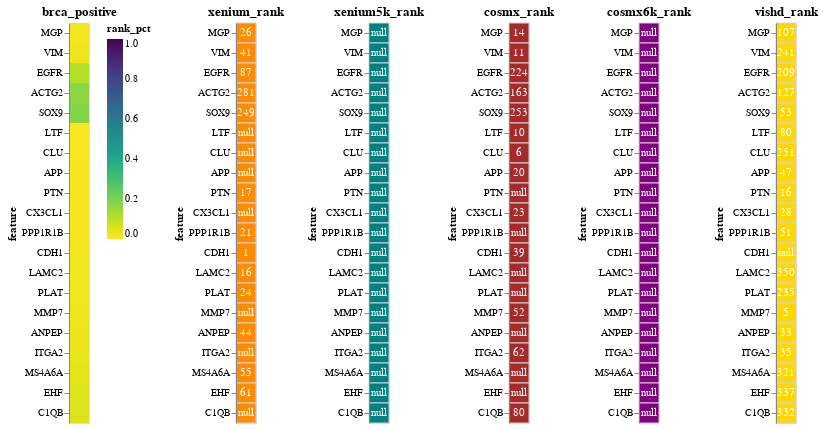

Here is the notebook cell this chart was saved with:
### Code cell
disease, direction = 'brca', 'positive'
generate_consensus_chart(disease, direction)

### Figure 1 — Vega-Lite specification as saved in the notebook (floating-point values rounded to 4 significant figures)
{"config": {"view": {"continuousWidth": 300, "continuousHeight": 300}}, "hconcat": [{"data": {"name": "data-8c1e61cb298f502c772607119ac70d2f"}, "mark": {"type": "rect"}, "encoding": {"color": {"field": "rank_pct", "scale": {"domain": [0, 1.0], "reverse": true, "scheme": "viridis"}, "type": "quantitative"}, "y": {"field": "feature", "sort": ["MGP", "VIM", "EGFR", "ACTG2", "SOX9", "LTF", "CLU", "APP", "PTN", "CX3CL1", "PPP1R1B", "CDH1", "LAMC2", "PLAT", "MMP7", "ANPEP", "ITGA2", "MS4A6A", "EHF", "C1QB"], "type": "nominal"}}, "title": "brca_positive"}, {"hconcat": [{"layer": [{"mark": {"type": "rect", "color": "darkorange", "stroke": "lightgray", "strokeWidth": 1}, "encoding": {"y": {"field": "feature", "sort": ["MGP", "VIM", "EGFR", "ACTG2", "SOX9", "LTF", "CLU", "APP", "PTN", "CX3CL1", "PPP1R1B", "CDH1", "LAMC2", "PLAT", "MMP7", "ANPEP", "ITGA2", "MS4A6A", "EHF", "C1QB"], "type": "nominal"}}, "title": "xenium_rank"}, {"mark": {"type": "text", "baseline": "middle", "color": "white"}, "encoding": {"text": {"field": "value", "type": "quantitative"}, "y": {"field": "feature", "sort": ["MGP", "VIM", "EGFR", "ACTG2", "SOX9", "LTF", "CLU", "APP", "PTN", "CX3CL1", "PPP1R1B", "CDH1", "LAMC2", "PLAT", "MMP7", "ANPEP", "ITGA2", "MS4A6A", "EHF", "C1QB"], "type": "nominal"}}}], "data": {"name": "data-63132190a1f041ad47edfbceef55be4a"}}, {"layer": [{"mark": {"type": "rect", "color": "teal", "stroke": "lightgray", "strokeWidth": 1}, "encoding": {"y": {"field": "feature", "sort": ["MGP", "VIM", "EGFR", "ACTG2", "SOX9", "LTF", "CLU", "APP", "PTN", "CX3CL1", "PPP1R1B", "CDH1", "LAMC2", "PLAT", "MMP7", "ANPEP", "ITGA2", "MS4A6A", "EHF", "C1QB"], "type": "nominal"}}, "title": "xenium5k_rank"}, {"mark": {"type": "text", "baseline": "middle", "color": "white"}, "encoding": {"text": {"field": "value", "type": "quantitative"}, "y": {"field": "feature", "sort": ["MGP", "VIM", "EGFR", "ACTG2", "SOX9", "LTF", "CLU", "APP", "PTN", "CX3CL1", "PPP1R1B", "CDH1", "LAMC2", "PLAT", "MMP7", "ANPEP", "ITGA2", "MS4A6A", "EHF", "C1QB"], "type": "nominal"}}}], "data": {"name": "data-cbbee978f0d0befc112939da26ecd5be"}}, {"layer": [{"mark": {"type": "rect", "color": "brown", "stroke": "lightgray", "strokeWidth": 1}, "encoding": {"y": {"field": "feature", "sort": ["MGP", "VIM", "EGFR", "ACTG2", "SOX9", "LTF", "CLU", "APP", "PTN", "CX3CL1", "PPP1R1B", "CDH1", "LAMC2", "PLAT", "MMP7", "ANPEP", "ITGA2", "MS4A6A", "EHF", "C1QB"], "type": "nominal"}}, "title": "cosmx_rank"}, {"mark": {"type": "text", "baseline": "middle", "color": "white"}, "encoding": {"text": {"field": "value", "type": "quantitative"}, "y": {"field": "feature", "sort": ["MGP", "VIM", "EGFR", "ACTG2", "SOX9", "LTF", "CLU", "APP", "PTN", "CX3CL1", "PPP1R1B", "CDH1", "LAMC2", "PLAT", "MMP7", "ANPEP", "ITGA2", "MS4A6A", "EHF", "C1QB"], "type": "nominal"}}}], "data": {"name": "data-bb746976afac27cbc004a99650e4c526"}}, {"layer": [{"mark": {"type": "rect", "color": "purple", "stroke": "lightgray", "strokeWidth": 1}, "encoding": {"y": {"field": "feature", "sort": ["MGP", "VIM", "EGFR", "ACTG2", "SOX9", "LTF", "CLU", "APP", "PTN", "CX3CL1", "PPP1R1B", "CDH1", "LAMC2", "PLAT", "MMP7", "ANPEP", "ITGA2", "MS4A6A", "EHF", "C1QB"], "type": "nominal"}}, "title": "cosmx6k_rank"}, {"mark": {"type": "text", "baseline": "middle", "color": "white"}, "encoding": {"text": {"field": "value", "type": "quantitative"}, "y": {"field": "feature", "sort": ["MGP", "VIM", "EGFR", "ACTG2", "SOX9", "LTF", "CLU", "APP", "PTN", "CX3CL1", "PPP1R1B", "CDH1", "LAMC2", "PLAT", "MMP7", "ANPEP", "ITGA2", "MS4A6A", "EHF", "C1QB"], "type": "nominal"}}}], "data": {"name": "data-c9f682904cbf63bbd3b0943cccab58e5"}}, {"layer": [{"mark": {"type": "rect", "color": "gold", "stroke": "lightgray", "strokeWidth": 1}, "encoding": {"y": {"field": "feature", "sort": ["MGP", "VIM", "EGFR", "ACTG2", "SOX9", "LTF", "CLU", "APP", "PTN", "CX3CL1", "PPP1R1B", "CDH1", "LAMC2", "PLAT", "MMP7", "ANPEP", "ITGA2", "MS4A6A", "EHF", "C1QB"], "type": "nominal"}}, "title": "vishd_rank"}, {"mark": {"type": "text", "baseline": "middle", "color": "white"}, "encoding": {"text": {"field": "value", "type": "quantitative"}, "y": {"field": "feature", "sort": ["MGP", "VIM", "EGFR", "ACTG2", "SOX9", "LTF", "CLU", "APP", "PTN", "CX3CL1", "PPP1R1B", "CDH1", "LAMC2", "PLAT", "MMP7", "ANPEP", "ITGA2", "MS4A6A", "EHF", "C1QB"], "type": "nominal"}}}], "data": {"name": "data-352ba1326a6d31675cd89518223c6518"}}], "resolve": {"scale": {"color": "independent", "x": "independent", "y": "independent"}}}], "resolve": {"scale": {"color": "independent", "x": "independent", "y": "independent"}}, "$schema": "https://vega.github.io/schema/vega-lite/v5.20.1.json", "datasets": {"data-8c1e61cb298f502c772607119ac70d2f": [{"disease": "brca", "feature": "MGP", "direction": "positive", "correlation": 0.3801, "rank": 49.0, "rank_pct": 0.01722, "count": 3, "xenium_rank": 26.0, "xenium_sid_count": 3.0, "xenium_case_count": 1.0, "xenium_correlation": 0.4508, "xenium5k_rank": null, "xenium5k_sid_count": null, "xenium5k_case_count": null, "xenium5k_correlation": null, "cosmx_rank": 14.0, "cosmx_sid_count": 4.0, "cosmx_case_count": 1.0, "cosmx_correlation": 0.3473, "cosmx6k_rank": null, "cosmx6k_sid_count": null, "cosmx6k_case_count": null, "cosmx6k_correlation": null, "vishd_rank": 107.0, "vishd_sid_count": 2.0, "vishd_case_count": 1.0, "vishd_correlation": 0.3421, "count_neg": -3}, {"disease": "brca", "feature": "VIM", "direction": "positive", "correlation": 0.2825, "rank": 97.67, "rank_pct": 0.02495, "count": 3, "xenium_rank": 41.0, "xenium_sid_count": 3.0, "xenium_case_count": 2.0, "xenium_correlation": 0.3064, "xenium5k_rank": null, "xenium5k_sid_count": null, "xenium5k_case_count": null, "xenium5k_correlation": null, "cosmx_rank": 11.0, "cosmx_sid_count": 4.0, "cosmx_case_count": 2.0, "cosmx_correlation": 0.2783, "cosmx6k_rank": null, "cosmx6k_sid_count": null, "cosmx6k_case_count": null, "cosmx6k_correlation": null, "vishd_rank": 241.0, "vishd_sid_count": 1.0, "vishd_case_count": 1.0, "vishd_correlation": 0.2629, "count_neg": -3}, {"disease": "brca", "feature": "EGFR", "direction": "positive", "correlation": 0.1595, "rank": 173.3, "rank_pct": 0.1114, "count": 3, "xenium_rank": 87.0, "xenium_sid_count": 12.0, "xenium_case_count": 3.0, "xenium_correlation": 0.09944, "xenium5k_rank": null, "xenium5k_sid_count": null, "xenium5k_case_count": null, "xenium5k_correlation": null, "cosmx_rank": 224.0, "cosmx_sid_count": 1.0, "cosmx_case_count": 1.0, "cosmx_correlation": 0.1011, "cosmx6k_rank": null, "cosmx6k_sid_count": null, "cosmx6k_case_count": null, "cosmx6k_correlation": null, "vishd_rank": 209.0, "vishd_sid_count": 1.0, "vishd_case_count": 1.0, "vishd_correlation": 0.2781, "count_neg": -3}, {"disease": "brca", "feature": "ACTG2", "direction": "positive", "correlation": 0.1531, "rank": 190.3, "rank_pct": 0.1709, "count": 3, "xenium_rank": 281.0, "xenium_sid_count": 5.0, "xenium_case_count": 3.0, "xenium_correlation": 0.01312, "xenium5k_rank": null, "xenium5k_sid_count": null, "xenium5k_case_count": null, "xenium5k_correlation": null, "cosmx_rank": 163.0, "cosmx_sid_count": 2.0, "cosmx_case_count": 1.0, "cosmx_correlation": 0.1194, "cosmx6k_rank": null, "cosmx6k_sid_count": null, "cosmx6k_case_count": null, "cosmx6k_correlation": null, "vishd_rank": 127.0, "vishd_sid_count": 2.0, "vishd_case_count": 1.0, "vishd_correlation": 0.3269, "count_neg": -3}, {"disease": "brca", "feature": "SOX9", "direction": "positive", "correlation": 0.2352, "rank": 185.0, "rank_pct": 0.185, "count": 3, "xenium_rank": 249.0, "xenium_sid_count": 9.0, "xenium_case_count": 2.0, "xenium_correlation": 0.1623, "xenium5k_rank": null, "xenium5k_sid_count": null, "xenium5k_case_count": null, "xenium5k_correlation": null, "cosmx_rank": 253.0, "cosmx_sid_count": 3.0, "cosmx_case_count": 1.0, "cosmx_correlation": 0.148, "cosmx6k_rank": null, "cosmx6k_sid_count": null, "cosmx6k_case_count": null, "cosmx6k_correlation": null, "vishd_rank": 53.0, "vishd_sid_count": 2.0, "vishd_case_count": 1.0, "vishd_correlation": 0.3952, "count_neg": -3}, {"disease": "brca", "feature": "LTF", "direction": "positive", "correlation": 0.3119, "rank": 45.0, "rank_pct": 0.006999, "count": 2, "xenium_rank": null, "xenium_sid_count": null, "xenium_case_count": null, "xenium_correlation": null, "xenium5k_rank": null, "xenium5k_sid_count": null, "xenium5k_case_count": null, "xenium5k_correlation": null, "cosmx_rank": 10.0, "cosmx_sid_count": 5.0, "cosmx_case_count": 2.0, "cosmx_correlation": 0.2603, "cosmx6k_rank": null, "cosmx6k_sid_count": null, "cosmx6k_case_count": null, "cosmx6k_correlation": null, "vishd_rank": 80.0, "vishd_sid_count": 2.0, "vishd_case_count": 1.0, "vishd_correlation": 0.3636, "count_neg": -2}, {"disease": "brca", "feature": "CLU", "direction": "positive", "correlation": 0.2734, "rank": 128.5, "rank_pct": 0.009808, "count": 2, "xenium_rank": null, "xenium_sid_count": null, "xenium_case_count": null, "xenium_correlation": null, "xenium5k_rank": null, "xenium5k_sid_count": null, "xenium5k_case_count": null, "xenium5k_correlation": null, "cosmx_rank": 6.0, "cosmx_sid_count": 5.0, "cosmx_case_count": 2.0, "cosmx_correlation": 0.2872, "cosmx6k_rank": null, "cosmx6k_sid_count": null, "cosmx6k_case_count": null, "cosmx6k_correlation": null, "vishd_rank": 251.0, "vishd_sid_count": 2.0, "vishd_case_count": 1.0, "vishd_correlation": 0.2595, "count_neg": -2}, {"disease": "brca", "feature": "APP", "direction": "positive", "correlation": 0.3374, "rank": 33.5, "rank_pct": 0.01088, "count": 2, "xenium_rank": null, "xenium_sid_count": null, "xenium_case_count": null, "xenium_correlation": null, "xenium5k_rank": null, "xenium5k_sid_count": null, "xenium5k_case_count": null, "xenium5k_correlation": null, "cosmx_rank": 20.0, "cosmx_sid_count": 3.0, "cosmx_case_count": 1.0, "cosmx_correlation": 0.2732, "cosmx6k_rank": null, "cosmx6k_sid_count": null, "cosmx6k_case_count": null, "cosmx6k_correlation": null, "vishd_rank": 47.0, "vishd_sid_count": 2.0, "vishd_case_count": 1.0, "vishd_correlation": 0.4017, "count_neg": -2}, {"disease": "brca", "feature": "PTN", "direction": "positive", "correlation": 0.458, "rank": 16.5, "rank_pct": 0.01101, "count": 2, "xenium_rank": 17.0, "xenium_sid_count": 13.0, "xenium_case_count": 3.0, "xenium_correlation": 0.4547, "xenium5k_rank": null, "xenium5k_sid_count": null, "xenium5k_case_count": null, "xenium5k_correlation": null, "cosmx_rank": null, "cosmx_sid_count": null, "cosmx_case_count": null, "cosmx_correlation": null, "cosmx6k_rank": null, "cosmx6k_sid_count": null, "cosmx6k_case_count": null, "cosmx6k_correlation": null, "vishd_rank": 16.0, "vishd_sid_count": 2.0, "vishd_case_count": 1.0, "vishd_correlation": 0.4614, "count_neg": -2}, {"disease": "brca", "feature": "CX3CL1", "direction": "positive", "correlation": 0.3438, "rank": 25.5, "rank_pct": 0.01179, "count": 2, "xenium_rank": null, "xenium_sid_count": null, "xenium_case_count": null, "xenium_correlation": null, "xenium5k_rank": null, "xenium5k_sid_count": null, "xenium5k_case_count": null, "xenium5k_correlation": null, "cosmx_rank": 23.0, "cosmx_sid_count": 4.0, "cosmx_case_count": 1.0, "cosmx_correlation": 0.2521, "cosmx6k_rank": null, "cosmx6k_sid_count": null, "cosmx6k_case_count": null, "cosmx6k_correlation": null, "vishd_rank": 28.0, "vishd_sid_count": 2.0, "vishd_case_count": 1.0, "vishd_correlation": 0.4356, "count_neg": -2}, {"disease": "brca", "feature": "PPP1R1B", "direction": "positive", "correlation": 0.3854, "rank": 36.0, "rank_pct": 0.01447, "count": 2, "xenium_rank": 21.0, "xenium_sid_count": 12.0, "xenium_case_count": 4.0, "xenium_correlation": 0.3734, "xenium5k_rank": null, "xenium5k_sid_count": null, "xenium5k_case_count": null, "xenium5k_correlation": null, "cosmx_rank": null, "cosmx_sid_count": null, "cosmx_case_count": null, "cosmx_correlation": null, "cosmx6k_rank": null, "cosmx6k_sid_count": null, "cosmx6k_case_count": null, "cosmx6k_correlation": null, "vishd_rank": 51.0, "vishd_sid_count": 2.0, "vishd_case_count": 1.0, "vishd_correlation": 0.3973, "count_neg": -2}, {"disease": "brca", "feature": "CDH1", "direction": "positive", "correlation": 0.4255, "rank": 20.0, "rank_pct": 0.0193, "count": 2, "xenium_rank": 1.0, "xenium_sid_count": 3.0, "xenium_case_count": 1.0, "xenium_correlation": 0.7133, "xenium5k_rank": null, "xenium5k_sid_count": null, "xenium5k_case_count": null, "xenium5k_correlation": null, "cosmx_rank": 39.0, "cosmx_sid_count": 1.0, "cosmx_case_count": 1.0, "cosmx_correlation": 0.1378, "cosmx6k_rank": null, "cosmx6k_sid_count": null, "cosmx6k_case_count": null, "cosmx6k_correlation": null, "vishd_rank": null, "vishd_sid_count": null, "vishd_case_count": null, "vishd_correlation": null, "count_neg": -2}, {"disease": "brca", "feature": "LAMC2", "direction": "positive", "correlation": 0.3186, "rank": 183.0, "rank_pct": 0.01962, "count": 2, "xenium_rank": 16.0, "xenium_sid_count": 10.0, "xenium_case_count": 3.0, "xenium_correlation": 0.41, "xenium5k_rank": null, "xenium5k_sid_count": null, "xenium5k_case_count": null, "xenium5k_correlation": null, "cosmx_rank": null, "cosmx_sid_count": null, "cosmx_case_count": null, "cosmx_correlation": null, "cosmx6k_rank": null, "cosmx6k_sid_count": null, "cosmx6k_case_count": null, "cosmx6k_correlation": null, "vishd_rank": 350.0, "vishd_sid_count": 1.0, "vishd_case_count": 1.0, "vishd_correlation": 0.2273, "count_neg": -2}, {"disease": "brca", "feature": "PLAT", "direction": "positive", "correlation": 0.389, "rank": 129.5, "rank_pct": 0.02142, "count": 2, "xenium_rank": 24.0, "xenium_sid_count": 3.0, "xenium_case_count": 1.0, "xenium_correlation": 0.5121, "xenium5k_rank": null, "xenium5k_sid_count": null, "xenium5k_case_count": null, "xenium5k_correlation": null, "cosmx_rank": null, "cosmx_sid_count": null, "cosmx_case_count": null, "cosmx_correlation": null, "cosmx6k_rank": null, "cosmx6k_sid_count": null, "cosmx6k_case_count": null, "cosmx6k_correlation": null, "vishd_rank": 235.0, "vishd_sid_count": 2.0, "vishd_case_count": 1.0, "vishd_correlation": 0.2659, "count_neg": -2}, {"disease": "brca", "feature": "MMP7", "direction": "positive", "correlation": 0.4258, "rank": 28.5, "rank_pct": 0.02504, "count": 2, "xenium_rank": null, "xenium_sid_count": null, "xenium_case_count": null, "xenium_correlation": null, "xenium5k_rank": null, "xenium5k_sid_count": null, "xenium5k_case_count": null, "xenium5k_correlation": null, "cosmx_rank": 52.0, "cosmx_sid_count": 4.0, "cosmx_case_count": 1.0, "cosmx_correlation": 0.2831, "cosmx6k_rank": null, "cosmx6k_sid_count": null, "cosmx6k_case_count": null, "cosmx6k_correlation": null, "vishd_rank": 5.0, "vishd_sid_count": 2.0, "vishd_case_count": 1.0, "vishd_correlation": 0.5684, "count_neg": -2}, {"disease": "brca", "feature": "ANPEP", "direction": "positive", "correlation": 0.3635, "rank": 38.5, "rank_pct": 0.02827, "count": 2, "xenium_rank": 44.0, "xenium_sid_count": 12.0, "xenium_case_count": 3.0, "xenium_correlation": 0.3138, "xenium5k_rank": null, "xenium5k_sid_count": null, "xenium5k_case_count": null, "xenium5k_correlation": null, "cosmx_rank": null, "cosmx_sid_count": null, "cosmx_case_count": null, "cosmx_correlation": null, "cosmx6k_rank": null, "cosmx6k_sid_count": null, "cosmx6k_case_count": null, "cosmx6k_correlation": null, "vishd_rank": 33.0, "vishd_sid_count": 2.0, "vishd_case_count": 1.0, "vishd_correlation": 0.4131, "count_neg": -2}, {"disease": "brca", "feature": "ITGA2", "direction": "positive", "correlation": 0.2933, "rank": 48.5, "rank_pct": 0.03066, "count": 2, "xenium_rank": null, "xenium_sid_count": null, "xenium_case_count": null, "xenium_correlation": null, "xenium5k_rank": null, "xenium5k_sid_count": null, "xenium5k_case_count": null, "xenium5k_correlation": null, "cosmx_rank": 62.0, "cosmx_sid_count": 2.0, "cosmx_case_count": 1.0, "cosmx_correlation": 0.1751, "cosmx6k_rank": null, "cosmx6k_sid_count": null, "cosmx6k_case_count": null, "cosmx6k_correlation": null, "vishd_rank": 35.0, "vishd_sid_count": 2.0, "vishd_case_count": 1.0, "vishd_correlation": 0.4114, "count_neg": -2}, {"disease": "brca", "feature": "MS4A6A", "direction": "positive", "correlation": 0.2595, "rank": 188.0, "rank_pct": 0.04307, "count": 2, "xenium_rank": 55.0, "xenium_sid_count": 11.0, "xenium_case_count": 3.0, "xenium_correlation": 0.285, "xenium5k_rank": null, "xenium5k_sid_count": null, "xenium5k_case_count": null, "xenium5k_correlation": null, "cosmx_rank": null, "cosmx_sid_count": null, "cosmx_case_count": null, "cosmx_correlation": null, "cosmx6k_rank": null, "cosmx6k_sid_count": null, "cosmx6k_case_count": null, "cosmx6k_correlation": null, "vishd_rank": 321.0, "vishd_sid_count": 1.0, "vishd_case_count": 1.0, "vishd_correlation": 0.234, "count_neg": -2}, {"disease": "brca", "feature": "EHF", "direction": "positive", "correlation": 0.2442, "rank": 199.0, "rank_pct": 0.04725, "count": 2, "xenium_rank": 61.0, "xenium_sid_count": 10.0, "xenium_case_count": 3.0, "xenium_correlation": 0.2585, "xenium5k_rank": null, "xenium5k_sid_count": null, "xenium5k_case_count": null, "xenium5k_correlation": null, "cosmx_rank": null, "cosmx_sid_count": null, "cosmx_case_count": null, "cosmx_correlation": null, "cosmx6k_rank": null, "cosmx6k_sid_count": null, "cosmx6k_case_count": null, "cosmx6k_correlation": null, "vishd_rank": 337.0, "vishd_sid_count": 1.0, "vishd_case_count": 1.0, "vishd_correlation": 0.2298, "count_neg": -2}, {"disease": "brca", "feature": "C1QB", "direction": "positive", "correlation": 0.1871, "rank": 206.0, "rank_pct": 0.04749, "count": 2, "xenium_rank": null, "xenium_sid_count": null, "xenium_case_count": null, "xenium_correlation": null, "xenium5k_rank": null, "xenium5k_sid_count": null, "xenium5k_case_count": null, "xenium5k_correlation": null, "cosmx_rank": 80.0, "cosmx_sid_count": 1.0, "cosmx_case_count": 1.0, "cosmx_correlation": 0.1434, "cosmx6k_rank": null, "cosmx6k_sid_count": null, "cosmx6k_case_count": null, "cosmx6k_correlation": null, "vishd_rank": 332.0, "vishd_sid_count": 1.0, "vishd_case_count": 1.0, "vishd_correlation": 0.2308, "count_neg": -2}], "data-63132190a1f041ad47edfbceef55be4a": [{"disease": "brca", "feature": "MGP", "variable": "xenium_rank", "value": 26.0}, {"disease": "brca", "feature": "VIM", "variable": "xenium_rank", "value": 41.0}, {"disease": "brca", "feature": "EGFR", "variable": "xenium_rank", "value": 87.0}, {"disease": "brca", "feature": "ACTG2", "variable": "xenium_rank", "value": 281.0}, {"disease": "brca", "feature": "SOX9", "variable": "xenium_rank", "value": 249.0}, {"disease": "brca", "feature": "LTF", "variable": "xenium_rank", "value": null}, {"disease": "brca", "feature": "CLU", "variable": "xenium_rank", "value": null}, {"disease": "brca", "feature": "APP", "variable": "xenium_rank", "value": null}, {"disease": "brca", "feature": "PTN", "variable": "xenium_rank", "value": 17.0}, {"disease": "brca", "feature": "CX3CL1", "variable": "xenium_rank", "value": null}, {"disease": "brca", "feature": "PPP1R1B", "variable": "xenium_rank", "value": 21.0}, {"disease": "brca", "feature": "CDH1", "variable": "xenium_rank", "value": 1.0}, {"disease": "brca", "feature": "LAMC2", "variable": "xenium_rank", "value": 16.0}, {"disease": "brca", "feature": "PLAT", "variable": "xenium_rank", "value": 24.0}, {"disease": "brca", "feature": "MMP7", "variable": "xenium_rank", "value": null}, {"disease": "brca", "feature": "ANPEP", "variable": "xenium_rank", "value": 44.0}, {"disease": "brca", "feature": "ITGA2", "variable": "xenium_rank", "value": null}, {"disease": "brca", "feature": "MS4A6A", "variable": "xenium_rank", "value": 55.0}, {"disease": "brca", "feature": "EHF", "variable": "xenium_rank", "value": 61.0}, {"disease": "brca", "feature": "C1QB", "variable": "xenium_rank", "value": null}], "data-cbbee978f0d0befc112939da26ecd5be": [{"disease": "brca", "feature": "MGP", "variable": "xenium5k_rank", "value": null}, {"disease": "brca", "feature": "VIM", "variable": "xenium5k_rank", "value": null}, {"disease": "brca", "feature": "EGFR", "variable": "xenium5k_rank", "value": null}, {"disease": "brca", "feature": "ACTG2", "variable": "xenium5k_rank", "value": null}, {"disease": "brca", "feature": "SOX9", "variable": "xenium5k_rank", "value": null}, {"disease": "brca", "feature": "LTF", "variable": "xenium5k_rank", "value": null}, {"disease": "brca", "feature": "CLU", "variable": "xenium5k_rank", "value": null}, {"disease": "brca", "feature": "APP", "variable": "xenium5k_rank", "value": null}, {"disease": "brca", "feature": "PTN", "variable": "xenium5k_rank", "value": null}, {"disease": "brca", "feature": "CX3CL1", "variable": "xenium5k_rank", "value": null}, {"disease": "brca", "feature": "PPP1R1B", "variable": "xenium5k_rank", "value": null}, {"disease": "brca", "feature": "CDH1", "variable": "xenium5k_rank", "value": null}, {"disease": "brca", "feature": "LAMC2", "variable": "xenium5k_rank", "value": null}, {"disease": "brca", "feature": "PLAT", "variable": "xenium5k_rank", "value": null}, {"disease": "brca", "feature": "MMP7", "variable": "xenium5k_rank", "value": null}, {"disease": "brca", "feature": "ANPEP", "variable": "xenium5k_rank", "value": null}, {"disease": "brca", "feature": "ITGA2", "variable": "xenium5k_rank", "value": null}, {"disease": "brca", "feature": "MS4A6A", "variable": "xenium5k_rank", "value": null}, {"disease": "brca", "feature": "EHF", "variable": "xenium5k_rank", "value": null}, {"disease": "brca", "feature": "C1QB", "variable": "xenium5k_rank", "value": null}], "data-bb746976afac27cbc004a99650e4c526": [{"disease": "brca", "feature": "MGP", "variable": "cosmx_rank", "value": 14.0}, {"disease": "brca", "feature": "VIM", "variable": "cosmx_rank", "value": 11.0}, {"disease": "brca", "feature": "EGFR", "variable": "cosmx_rank", "value": 224.0}, {"disease": "brca", "feature": "ACTG2", "variable": "cosmx_rank", "value": 163.0}, {"disease": "brca", "feature": "SOX9", "variable": "cosmx_rank", "value": 253.0}, {"disease": "brca", "feature": "LTF", "variable": "cosmx_rank", "value": 10.0}, {"disease": "brca", "feature": "CLU", "variable": "cosmx_rank", "value": 6.0}, {"disease": "brca", "feature": "APP", "variable": "cosmx_rank", "value": 20.0}, {"disease": "brca", "feature": "PTN", "variable": "cosmx_rank", "value": null}, {"disease": "brca", "feature": "CX3CL1", "variable": "cosmx_rank", "value": 23.0}, {"disease": "brca", "feature": "PPP1R1B", "variable": "cosmx_rank", "value": null}, {"disease": "brca", "feature": "CDH1", "variable": "cosmx_rank", "value": 39.0}, {"disease": "brca", "feature": "LAMC2", "variable": "cosmx_rank", "value": null}, {"disease": "brca", "feature": "PLAT", "variable": "cosmx_rank", "value": null}, {"disease": "brca", "feature": "MMP7", "variable": "cosmx_rank", "value": 52.0}, {"disease": "brca", "feature": "ANPEP", "variable": "cosmx_rank", "value": null}, {"disease": "brca", "feature": "ITGA2", "variable": "cosmx_rank", "value": 62.0}, {"disease": "brca", "feature": "MS4A6A", "variable": "cosmx_rank", "value": null}, {"disease": "brca", "feature": "EHF", "variable": "cosmx_rank", "value": null}, {"disease": "brca", "feature": "C1QB", "variable": "cosmx_rank", "value": 80.0}], "data-c9f682904cbf63bbd3b0943cccab58e5": [{"disease": "brca", "feature": "MGP", "variable": "cosmx6k_rank", "value": null}, {"disease": "brca", "feature": "VIM", "variable": "cosmx6k_rank", "value": null}, {"disease": "brca", "feature": "EGFR", "variable": "cosmx6k_rank", "value": null}, {"disease": "brca", "feature": "ACTG2", "variable": "cosmx6k_rank", "value": null}, {"disease": "brca", "feature": "SOX9", "variable": "cosmx6k_rank", "value": null}, {"disease": "brca", "feature": "LTF", "variable": "cosmx6k_rank", "value": null}, {"disease": "brca", "feature": "CLU", "variable": "cosmx6k_rank", "value": null}, {"disease": "brca", "feature": "APP", "variable": "cosmx6k_rank", "value": null}, {"disease": "brca", "feature": "PTN", "variable": "cosmx6k_rank", "value": null}, {"disease": "brca", "feature": "CX3CL1", "variable": "cosmx6k_rank", "value": null}, {"disease": "brca", "feature": "PPP1R1B", "variable": "cosmx6k_rank", "value": null}, {"disease": "brca", "feature": "CDH1", "variable": "cosmx6k_rank", "value": null}, {"disease": "brca", "feature": "LAMC2", "variable": "cosmx6k_rank", "value": null}, {"disease": "brca", "feature": "PLAT", "variable": "cosmx6k_rank", "value": null}, {"disease": "brca", "feature": "MMP7", "variable": "cosmx6k_rank", "value": null}, {"disease": "brca", "feature": "ANPEP", "variable": "cosmx6k_rank", "value": null}, {"disease": "brca", "feature": "ITGA2", "variable": "cosmx6k_rank", "value": null}, {"disease": "brca", "feature": "MS4A6A", "variable": "cosmx6k_rank", "value": null}, {"disease": "brca", "feature": "EHF", "variable": "cosmx6k_rank", "value": null}, {"disease": "brca", "feature": "C1QB", "variable": "cosmx6k_rank", "value": null}], "data-352ba1326a6d31675cd89518223c6518": [{"disease": "brca", "feature": "MGP", "variable": "vishd_rank", "value": 107.0}, {"disease": "brca", "feature": "VIM", "variable": "vishd_rank", "value": 241.0}, {"disease": "brca", "feature": "EGFR", "variable": "vishd_rank", "value": 209.0}, {"disease": "brca", "feature": "ACTG2", "variable": "vishd_rank", "value": 127.0}, {"disease": "brca", "feature": "SOX9", "variable": "vishd_rank", "value": 53.0}, {"disease": "brca", "feature": "LTF", "variable": "vishd_rank", "value": 80.0}, {"disease": "brca", "feature": "CLU", "variable": "vishd_rank", "value": 251.0}, {"disease": "brca", "feature": "APP", "variable": "vishd_rank", "value": 47.0}, {"disease": "brca", "feature": "PTN", "variable": "vishd_rank", "value": 16.0}, {"disease": "brca", "feature": "CX3CL1", "variable": "vishd_rank", "value": 28.0}, {"disease": "brca", "feature": "PPP1R1B", "variable": "vishd_rank", "value": 51.0}, {"disease": "brca", "feature": "CDH1", "variable": "vishd_rank", "value": null}, {"disease": "brca", "feature": "LAMC2", "variable": "vishd_rank", "value": 350.0}, {"disease": "brca", "feature": "PLAT", "variable": "vishd_rank", "value": 235.0}, {"disease": "brca", "feature": "MMP7", "variable": "vishd_rank", "value": 5.0}, {"disease": "brca", "feature": "ANPEP", "variable": "vishd_rank", "value": 33.0}, {"disease": "brca", "feature": "ITGA2", "variable": "vishd_rank", "value": 35.0}, {"disease": "brca", "feature": "MS4A6A", "variable": "vishd_rank", "value": 321.0}, {"disease": "brca", "feature": "EHF", "variable": "vishd_rank", "value": 337.0}, {"disease": "brca", "feature": "C1QB", "variable": "vishd_rank", "value": 332.0}]}}
